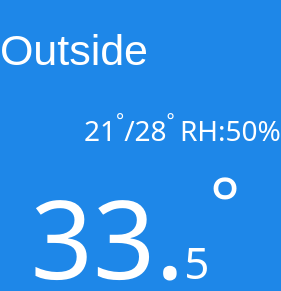
   <widget class="QFrame" name="exterior_frame">
    <property name="geometry">
     <rect>
      <x>230</x>
      <y>190</y>
      <width>281</width>
      <height>291</height>
     </rect>
    </property>
    <property name="sizePolicy">
     <sizepolicy hsizetype="Fixed" vsizetype="Fixed">
      <horstretch>0</horstretch>
      <verstretch>0</verstretch>
     </sizepolicy>
    </property>
    <property name="maximumSize">
     <size>
      <width>1000</width>
      <height>1000</height>
     </size>
    </property>
    <property name="baseSize">
     <size>
      <width>281</width>
      <height>251</height>
     </size>
    </property>
    <property name="styleSheet">
     <string notr="true"/>
    </property>
    <property name="frameShape">
     <enum>QFrame::StyledPanel</enum>
    </property>
    <property name="frameShadow">
     <enum>QFrame::Plain</enum>
    </property>
    <property name="midLineWidth">
     <number>2</number>
    </property>
    <widget class="QLabel" name="exterior_title">
     <property name="geometry">
      <rect>
       <x>0</x>
       <y>-10</y>
       <width>241</width>
       <height>121</height>
      </rect>
     </property>
     <property name="font">
      <font>
       <pointsize>32</pointsize>
       <weight>50</weight>
       <bold>false</bold>
       <kerning>true</kerning>
      </font>
     </property>
     <property name="autoFillBackground">
      <bool>false</bool>
     </property>
     <property name="styleSheet">
      <string notr="true">QLabel{background-color: transparent;color: white}</string>
     </property>
     <property name="frameShadow">
      <enum>QFrame::Plain</enum>
     </property>
     <property name="text">
      <string>Outside</string>
     </property>
     <property name="textFormat">
      <enum>Qt::AutoText</enum>
     </property>
     <property name="scaledContents">
      <bool>false</bool>
     </property>
    </widget>
    <widget class="FadingImage" name="exterior_background">
     <property name="geometry">
      <rect>
       <x>0</x>
       <y>0</y>
       <width>281</width>
       <height>291</height>
      </rect>
     </property>
     <property name="currentIndex">
      <number>1</number>
     </property>
     <widget class="QWidget" name="page_0">
      <property name="styleSheet">
       <string notr="true">background-color: rgba(30, 135, 232, 255)</string>
      </property>
      <widget class="QLabel" name="ext_bgr_0">
       <property name="geometry">
        <rect>
         <x>0</x>
         <y>0</y>
         <width>281</width>
         <height>291</height>
        </rect>
       </property>
       <property name="text">
        <string/>
       </property>
       <property name="pixmap">
        <pixmap>../../assets/weather_bgrs/valentin-muller-bWtd1ZyEy6w-unsplash.jpg</pixmap>
       </property>
       <property name="scaledContents">
        <bool>true</bool>
       </property>
      </widget>
     </widget>
     <widget class="QWidget" name="page_1">
      <property name="styleSheet">
       <string notr="true">background-color: rgba(30, 135, 232, 255)</string>
      </property>
      <widget class="QLabel" name="ext_bgr_1">
       <property name="geometry">
        <rect>
         <x>0</x>
         <y>0</y>
         <width>281</width>
         <height>291</height>
        </rect>
       </property>
       <property name="text">
        <string/>
       </property>
       <property name="scaledContents">
        <bool>true</bool>
       </property>
      </widget>
     </widget>
    </widget>
    <widget class="QWidget" name="gridLayoutWidget_4">
     <property name="geometry">
      <rect>
       <x>0</x>
       <y>90</y>
       <width>281</width>
       <height>84</height>
      </rect>
     </property>
     <layout class="QHBoxLayout" name="horizontalLayout" stretch="1,0,0">
      <property name="spacing">
       <number>2</number>
      </property>
      <property name="sizeConstraint">
       <enum>QLayout::SetMinAndMaxSize</enum>
      </property>
      <property name="leftMargin">
       <number>0</number>
      </property>
      <property name="rightMargin">
       <number>0</number>
      </property>
      <property name="bottomMargin">
       <number>0</number>
      </property>
      <item>
       <widget class="ClickableLabel" name="exterior_forecast_icon">
        <property name="sizePolicy">
         <sizepolicy hsizetype="Fixed" vsizetype="Fixed">
          <horstretch>1</horstretch>
          <verstretch>1</verstretch>
         </sizepolicy>
        </property>
        <property name="minimumSize">
         <size>
          <width>80</width>
          <height>82</height>
         </size>
        </property>
        <property name="maximumSize">
         <size>
          <width>80</width>
          <height>75</height>
         </size>
        </property>
        <property name="sizeIncrement">
         <size>
          <width>1</width>
          <height>1</height>
         </size>
        </property>
        <property name="baseSize">
         <size>
          <width>32</width>
          <height>32</height>
         </size>
        </property>
        <property name="accessibleName">
         <string notr="true"/>
        </property>
        <property name="accessibleDescription">
         <string notr="true"/>
        </property>
        <property name="layoutDirection">
         <enum>Qt::LeftToRight</enum>
        </property>
        <property name="styleSheet">
         <string notr="true">background-color:rgba(255, 255, 255, 0)</string>
        </property>
        <property name="text">
         <string/>
        </property>
        <property name="pixmap">
         <pixmap>../../../assets/weather_icons/wi-day-sleet.svg</pixmap>
        </property>
        <property name="scaledContents">
         <bool>true</bool>
        </property>
        <property name="alignment">
         <set>Qt::AlignCenter</set>
        </property>
       </widget>
      </item>
      <item>
       <widget class="QLabel" name="exterior_forecast_temps_value">
        <property name="sizePolicy">
         <sizepolicy hsizetype="Fixed" vsizetype="Fixed">
          <horstretch>0</horstretch>
          <verstretch>0</verstretch>
         </sizepolicy>
        </property>
        <property name="minimumSize">
         <size>
          <width>70</width>
          <height>0</height>
         </size>
        </property>
        <property name="maximumSize">
         <size>
          <width>95</width>
          <height>16777215</height>
         </size>
        </property>
        <property name="font">
         <font>
          <family>Franzo</family>
          <pointsize>21</pointsize>
          <weight>50</weight>
          <bold>false</bold>
          <kerning>true</kerning>
         </font>
        </property>
        <property name="layoutDirection">
         <enum>Qt::LeftToRight</enum>
        </property>
        <property name="autoFillBackground">
         <bool>false</bool>
        </property>
        <property name="styleSheet">
         <string notr="true">QLabel{background-color: transparent;color: white}</string>
        </property>
        <property name="frameShape">
         <enum>QFrame::NoFrame</enum>
        </property>
        <property name="frameShadow">
         <enum>QFrame::Sunken</enum>
        </property>
        <property name="text">
         <string notr="true">&lt;html&gt;&lt;head/&gt;&lt;body&gt;&lt;p align=&quot;center&quot;&gt;&lt;span &gt;21&lt;/span&gt;&lt;span style=&quot;vertical-align:super;&quot;&gt;°&lt;/span&gt;&lt;span &gt;/&lt;/span&gt;&lt;span &gt;28&lt;/span&gt;&lt;span style=&quot; vertical-align:super;&quot;&gt;°&lt;/span&gt;&lt;/p&gt;&lt;/body&gt;&lt;/html&gt;</string>
        </property>
        <property name="textFormat">
         <enum>Qt::AutoText</enum>
        </property>
        <property name="scaledContents">
         <bool>false</bool>
        </property>
        <property name="alignment">
         <set>Qt::AlignLeading|Qt::AlignLeft|Qt::AlignVCenter</set>
        </property>
        <property name="indent">
         <number>-1</number>
        </property>
       </widget>
      </item>
      <item>
       <widget class="QLabel" name="exterior_forecast_hum_value">
        <property name="sizePolicy">
         <sizepolicy hsizetype="Fixed" vsizetype="Fixed">
          <horstretch>0</horstretch>
          <verstretch>0</verstretch>
         </sizepolicy>
        </property>
        <property name="minimumSize">
         <size>
          <width>100</width>
          <height>0</height>
         </size>
        </property>
        <property name="maximumSize">
         <size>
          <width>120</width>
          <height>16777215</height>
         </size>
        </property>
        <property name="font">
         <font>
          <family>Franzo</family>
          <pointsize>21</pointsize>
          <weight>50</weight>
          <bold>false</bold>
          <kerning>true</kerning>
         </font>
        </property>
        <property name="layoutDirection">
         <enum>Qt::LeftToRight</enum>
        </property>
        <property name="autoFillBackground">
         <bool>false</bool>
        </property>
        <property name="styleSheet">
         <string notr="true">QLabel{background-color: transparent;color: white}</string>
        </property>
        <property name="frameShape">
         <enum>QFrame::NoFrame</enum>
        </property>
        <property name="frameShadow">
         <enum>QFrame::Sunken</enum>
        </property>
        <property name="text">
         <string notr="true">&lt;html&gt;&lt;head/&gt;&lt;body&gt;&lt;p align=&quot;right&quot;&gt;&lt;span&gt;RH:&lt;/span&gt;&lt;span&gt;50&lt;/span&gt;&lt;span&gt;%&lt;/span&gt;&lt;/p&gt;&lt;/body&gt;&lt;/html&gt;</string>
        </property>
        <property name="textFormat">
         <enum>Qt::AutoText</enum>
        </property>
        <property name="scaledContents">
         <bool>false</bool>
        </property>
        <property name="alignment">
         <set>Qt::AlignLeading|Qt::AlignLeft|Qt::AlignVCenter</set>
        </property>
        <property name="margin">
         <number>6</number>
        </property>
        <property name="indent">
         <number>-1</number>
        </property>
       </widget>
      </item>
     </layout>
    </widget>
    <widget class="QLabel" name="exterior_temp_value">
     <property name="geometry">
      <rect>
       <x>0</x>
       <y>150</y>
       <width>271</width>
       <height>161</height>
      </rect>
     </property>
     <property name="sizePolicy">
      <sizepolicy hsizetype="Preferred" vsizetype="Preferred">
       <horstretch>0</horstretch>
       <verstretch>0</verstretch>
      </sizepolicy>
     </property>
     <property name="minimumSize">
      <size>
       <width>180</width>
       <height>120</height>
      </size>
     </property>
     <property name="sizeIncrement">
      <size>
       <width>167</width>
       <height>179</height>
      </size>
     </property>
     <property name="baseSize">
      <size>
       <width>167</width>
       <height>169</height>
      </size>
     </property>
     <property name="font">
      <font>
       <family>Franzo</family>
       <pointsize>82</pointsize>
       <weight>50</weight>
       <bold>false</bold>
       <kerning>true</kerning>
      </font>
     </property>
     <property name="autoFillBackground">
      <bool>false</bool>
     </property>
     <property name="styleSheet">
      <string notr="true"/>
     </property>
     <property name="text">
      <string notr="true">&lt;html&gt;&lt;head/&gt;&lt;body&gt;&lt;p&gt;&lt;span style=&quot; color:#ffffff;&quot;&gt;33.&lt;/span&gt;&lt;span style=&quot; font-size:33pt; color:#ffffff;&quot;&gt;5&lt;/span&gt;&lt;span style=&quot; color:#ffffff; vertical-align:super;&quot;&gt;°&lt;/span&gt;&lt;/p&gt;&lt;/body&gt;&lt;/html&gt;</string>
     </property>
     <property name="textFormat">
      <enum>Qt::RichText</enum>
     </property>
     <property name="scaledContents">
      <bool>false</bool>
     </property>
     <property name="alignment">
      <set>Qt::AlignBottom|Qt::AlignHCenter</set>
     </property>
     <property name="wordWrap">
      <bool>false</bool>
     </property>
    </widget>
    <widget class="QLabel" name="exterior_temp_icon">
     <property name="geometry">
      <rect>
       <x>230</x>
       <y>10</y>
       <width>45</width>
       <height>81</height>
      </rect>
     </property>
     <property name="sizePolicy">
      <sizepolicy hsizetype="Fixed" vsizetype="Fixed">
       <horstretch>0</horstretch>
       <verstretch>0</verstretch>
      </sizepolicy>
     </property>
     <property name="styleSheet">
      <string notr="true">background-color:rgba(255, 255, 255, 0)</string>
     </property>
     <property name="text">
      <string notr="true"/>
     </property>
     <property name="pixmap">
      <pixmap>../../assets/weather_icons/wi-thermometer_full.svg</pixmap>
     </property>
     <property name="scaledContents">
      <bool>true</bool>
     </property>
     <property name="buddy">
      <cstring>interior_temp_icon</cstring>
     </property>
    </widget>
    <zorder>exterior_background</zorder>
    <zorder>exterior_title</zorder>
    <zorder>gridLayoutWidget_4</zorder>
    <zorder>exterior_temp_value</zorder>
    <zorder>exterior_temp_icon</zorder>
   </widget>
